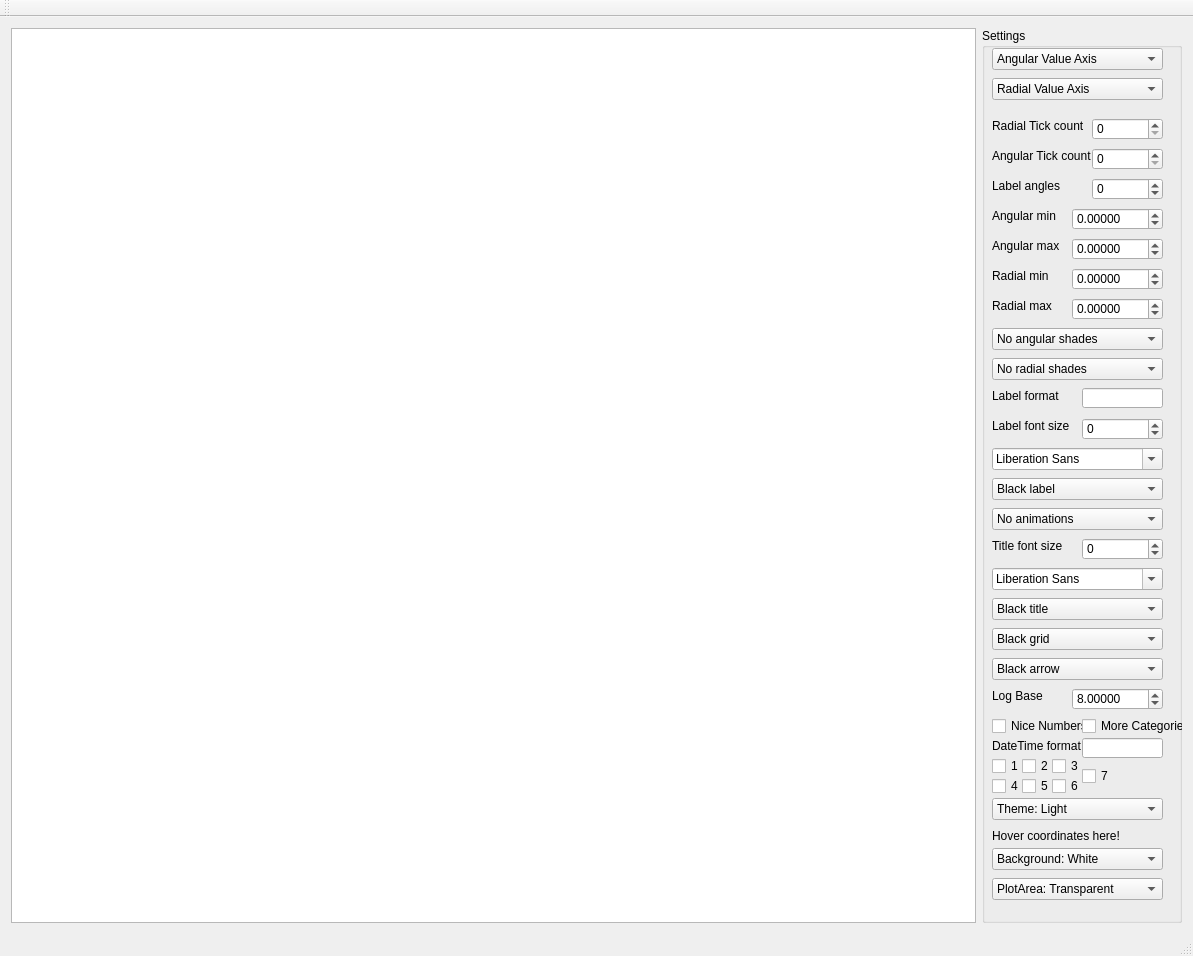
<?xml version="1.0" encoding="UTF-8"?>
<ui version="4.0">
 <class>MainWindow</class>
 <widget class="QMainWindow" name="MainWindow">
  <property name="geometry">
   <rect>
    <x>0</x>
    <y>0</y>
    <width>1193</width>
    <height>956</height>
   </rect>
  </property>
  <property name="windowTitle">
   <string>MainWindow</string>
  </property>
  <widget class="QWidget" name="centralWidget">
   <layout class="QHBoxLayout" name="horizontalLayout">
    <item>
     <widget class="ChartView" name="chartView"/>
    </item>
    <item>
     <widget class="QGroupBox" name="settingsBox">
      <property name="sizePolicy">
       <sizepolicy hsizetype="Minimum" vsizetype="Minimum">
        <horstretch>0</horstretch>
        <verstretch>0</verstretch>
       </sizepolicy>
      </property>
      <property name="minimumSize">
       <size>
        <width>200</width>
        <height>0</height>
       </size>
      </property>
      <property name="title">
       <string>Settings</string>
      </property>
      <widget class="QSpinBox" name="radialTicksSpin">
       <property name="geometry">
        <rect>
         <x>110</x>
         <y>90</y>
         <width>71</width>
         <height>22</height>
        </rect>
       </property>
      </widget>
      <widget class="QLabel" name="label">
       <property name="geometry">
        <rect>
         <x>10</x>
         <y>90</y>
         <width>101</width>
         <height>16</height>
        </rect>
       </property>
       <property name="text">
        <string>Radial Tick count</string>
       </property>
      </widget>
      <widget class="QLabel" name="label_2">
       <property name="geometry">
        <rect>
         <x>10</x>
         <y>120</y>
         <width>101</width>
         <height>16</height>
        </rect>
       </property>
       <property name="text">
        <string>Angular Tick count</string>
       </property>
      </widget>
      <widget class="QSpinBox" name="angularTicksSpin">
       <property name="geometry">
        <rect>
         <x>110</x>
         <y>120</y>
         <width>71</width>
         <height>22</height>
        </rect>
       </property>
      </widget>
      <widget class="QSpinBox" name="anglesSpin">
       <property name="geometry">
        <rect>
         <x>110</x>
         <y>150</y>
         <width>71</width>
         <height>22</height>
        </rect>
       </property>
       <property name="minimum">
        <number>-9999</number>
       </property>
       <property name="maximum">
        <number>9999</number>
       </property>
       <property name="singleStep">
        <number>5</number>
       </property>
      </widget>
      <widget class="QLabel" name="label_3">
       <property name="geometry">
        <rect>
         <x>10</x>
         <y>150</y>
         <width>101</width>
         <height>16</height>
        </rect>
       </property>
       <property name="text">
        <string>Label angles</string>
       </property>
      </widget>
      <widget class="QLabel" name="label_4">
       <property name="geometry">
        <rect>
         <x>10</x>
         <y>180</y>
         <width>101</width>
         <height>16</height>
        </rect>
       </property>
       <property name="text">
        <string>Angular min</string>
       </property>
      </widget>
      <widget class="QLabel" name="label_5">
       <property name="geometry">
        <rect>
         <x>10</x>
         <y>210</y>
         <width>101</width>
         <height>16</height>
        </rect>
       </property>
       <property name="text">
        <string>Angular max</string>
       </property>
      </widget>
      <widget class="QDoubleSpinBox" name="angularMinSpin">
       <property name="geometry">
        <rect>
         <x>90</x>
         <y>180</y>
         <width>91</width>
         <height>22</height>
        </rect>
       </property>
       <property name="decimals">
        <number>5</number>
       </property>
       <property name="minimum">
        <double>-999999999.000000000000000</double>
       </property>
       <property name="maximum">
        <double>999999999.000000000000000</double>
       </property>
       <property name="singleStep">
        <double>10.000000000000000</double>
       </property>
      </widget>
      <widget class="QDoubleSpinBox" name="angularMaxSpin">
       <property name="geometry">
        <rect>
         <x>90</x>
         <y>210</y>
         <width>91</width>
         <height>22</height>
        </rect>
       </property>
       <property name="decimals">
        <number>5</number>
       </property>
       <property name="minimum">
        <double>-999999999.000000000000000</double>
       </property>
       <property name="maximum">
        <double>999999999.000000000000000</double>
       </property>
       <property name="singleStep">
        <double>10.000000000000000</double>
       </property>
      </widget>
      <widget class="QDoubleSpinBox" name="radialMaxSpin">
       <property name="geometry">
        <rect>
         <x>90</x>
         <y>270</y>
         <width>91</width>
         <height>22</height>
        </rect>
       </property>
       <property name="decimals">
        <number>5</number>
       </property>
       <property name="minimum">
        <double>-999999999.000000000000000</double>
       </property>
       <property name="maximum">
        <double>999999999.000000000000000</double>
       </property>
       <property name="singleStep">
        <double>10.000000000000000</double>
       </property>
      </widget>
      <widget class="QDoubleSpinBox" name="radialMinSpin">
       <property name="geometry">
        <rect>
         <x>90</x>
         <y>240</y>
         <width>91</width>
         <height>22</height>
        </rect>
       </property>
       <property name="decimals">
        <number>5</number>
       </property>
       <property name="minimum">
        <double>-999999999.000000000000000</double>
       </property>
       <property name="maximum">
        <double>999999999.000000000000000</double>
       </property>
       <property name="singleStep">
        <double>10.000000000000000</double>
       </property>
      </widget>
      <widget class="QLabel" name="label_11">
       <property name="geometry">
        <rect>
         <x>10</x>
         <y>270</y>
         <width>101</width>
         <height>16</height>
        </rect>
       </property>
       <property name="text">
        <string>Radial max</string>
       </property>
      </widget>
      <widget class="QLabel" name="label_12">
       <property name="geometry">
        <rect>
         <x>10</x>
         <y>240</y>
         <width>101</width>
         <height>16</height>
        </rect>
       </property>
       <property name="text">
        <string>Radial min</string>
       </property>
      </widget>
      <widget class="QComboBox" name="angularShadesComboBox">
       <property name="geometry">
        <rect>
         <x>10</x>
         <y>300</y>
         <width>171</width>
         <height>22</height>
        </rect>
       </property>
       <item>
        <property name="text">
         <string>No angular shades</string>
        </property>
       </item>
       <item>
        <property name="text">
         <string>Gray angular shades</string>
        </property>
       </item>
       <item>
        <property name="text">
         <string>Yellow ang. shades + custom pen</string>
        </property>
       </item>
      </widget>
      <widget class="QComboBox" name="radialShadesComboBox">
       <property name="geometry">
        <rect>
         <x>10</x>
         <y>330</y>
         <width>171</width>
         <height>22</height>
        </rect>
       </property>
       <item>
        <property name="text">
         <string>No radial shades</string>
        </property>
       </item>
       <item>
        <property name="text">
         <string>Green radial shades</string>
        </property>
       </item>
       <item>
        <property name="text">
         <string>Blue rad. shades + custom pen</string>
        </property>
       </item>
      </widget>
      <widget class="QLabel" name="label_13">
       <property name="geometry">
        <rect>
         <x>10</x>
         <y>360</y>
         <width>101</width>
         <height>16</height>
        </rect>
       </property>
       <property name="text">
        <string>Label format</string>
       </property>
      </widget>
      <widget class="QLineEdit" name="labelFormatEdit">
       <property name="geometry">
        <rect>
         <x>100</x>
         <y>360</y>
         <width>81</width>
         <height>20</height>
        </rect>
       </property>
      </widget>
      <widget class="QLabel" name="label_14">
       <property name="geometry">
        <rect>
         <x>10</x>
         <y>390</y>
         <width>101</width>
         <height>16</height>
        </rect>
       </property>
       <property name="text">
        <string>Label font size</string>
       </property>
      </widget>
      <widget class="QFontComboBox" name="labelFontComboBox">
       <property name="geometry">
        <rect>
         <x>10</x>
         <y>420</y>
         <width>171</width>
         <height>22</height>
        </rect>
       </property>
      </widget>
      <widget class="QSpinBox" name="labelFontSizeSpin">
       <property name="geometry">
        <rect>
         <x>100</x>
         <y>390</y>
         <width>81</width>
         <height>22</height>
        </rect>
       </property>
       <property name="minimum">
        <number>-100000</number>
       </property>
       <property name="maximum">
        <number>100000</number>
       </property>
      </widget>
      <widget class="QComboBox" name="animationsComboBox">
       <property name="geometry">
        <rect>
         <x>10</x>
         <y>480</y>
         <width>171</width>
         <height>22</height>
        </rect>
       </property>
       <item>
        <property name="text">
         <string>No animations</string>
        </property>
       </item>
       <item>
        <property name="text">
         <string>Series animation</string>
        </property>
       </item>
       <item>
        <property name="text">
         <string>Grid animation</string>
        </property>
       </item>
       <item>
        <property name="text">
         <string>All animations</string>
        </property>
       </item>
      </widget>
      <widget class="QComboBox" name="labelComboBox">
       <property name="geometry">
        <rect>
         <x>10</x>
         <y>450</y>
         <width>171</width>
         <height>22</height>
        </rect>
       </property>
       <property name="currentIndex">
        <number>1</number>
       </property>
       <item>
        <property name="text">
         <string>No labels</string>
        </property>
       </item>
       <item>
        <property name="text">
         <string>Black label</string>
        </property>
       </item>
       <item>
        <property name="text">
         <string>White label + blue pen</string>
        </property>
       </item>
      </widget>
      <widget class="QSpinBox" name="titleFontSizeSpin">
       <property name="geometry">
        <rect>
         <x>100</x>
         <y>510</y>
         <width>81</width>
         <height>22</height>
        </rect>
       </property>
       <property name="minimum">
        <number>-100000</number>
       </property>
       <property name="maximum">
        <number>100000</number>
       </property>
      </widget>
      <widget class="QComboBox" name="titleComboBox">
       <property name="geometry">
        <rect>
         <x>10</x>
         <y>570</y>
         <width>171</width>
         <height>22</height>
        </rect>
       </property>
       <property name="sizePolicy">
        <sizepolicy hsizetype="Fixed" vsizetype="Fixed">
         <horstretch>0</horstretch>
         <verstretch>0</verstretch>
        </sizepolicy>
       </property>
       <property name="currentIndex">
        <number>3</number>
       </property>
       <item>
        <property name="text">
         <string>Invisible empty title</string>
        </property>
       </item>
       <item>
        <property name="text">
         <string>Visible empty title</string>
        </property>
       </item>
       <item>
        <property name="text">
         <string>Invisible title</string>
        </property>
       </item>
       <item>
        <property name="text">
         <string>Black title</string>
        </property>
       </item>
       <item>
        <property name="text">
         <string>White title + blue pen</string>
        </property>
       </item>
      </widget>
      <widget class="QFontComboBox" name="titleFontComboBox">
       <property name="geometry">
        <rect>
         <x>10</x>
         <y>540</y>
         <width>171</width>
         <height>22</height>
        </rect>
       </property>
      </widget>
      <widget class="QLabel" name="label_15">
       <property name="geometry">
        <rect>
         <x>10</x>
         <y>510</y>
         <width>101</width>
         <height>16</height>
        </rect>
       </property>
       <property name="text">
        <string>Title font size</string>
       </property>
      </widget>
      <widget class="QComboBox" name="gridComboBox">
       <property name="geometry">
        <rect>
         <x>10</x>
         <y>600</y>
         <width>171</width>
         <height>22</height>
        </rect>
       </property>
       <property name="sizePolicy">
        <sizepolicy hsizetype="Fixed" vsizetype="Fixed">
         <horstretch>0</horstretch>
         <verstretch>0</verstretch>
        </sizepolicy>
       </property>
       <property name="currentIndex">
        <number>1</number>
       </property>
       <item>
        <property name="text">
         <string>Invisible grid</string>
        </property>
       </item>
       <item>
        <property name="text">
         <string>Black grid</string>
        </property>
       </item>
       <item>
        <property name="text">
         <string>Custom grid pen</string>
        </property>
       </item>
      </widget>
      <widget class="QComboBox" name="arrowComboBox">
       <property name="geometry">
        <rect>
         <x>10</x>
         <y>630</y>
         <width>171</width>
         <height>22</height>
        </rect>
       </property>
       <property name="sizePolicy">
        <sizepolicy hsizetype="Fixed" vsizetype="Fixed">
         <horstretch>0</horstretch>
         <verstretch>0</verstretch>
        </sizepolicy>
       </property>
       <property name="currentIndex">
        <number>1</number>
       </property>
       <item>
        <property name="text">
         <string>Invisible arrow</string>
        </property>
       </item>
       <item>
        <property name="text">
         <string>Black arrow</string>
        </property>
       </item>
       <item>
        <property name="text">
         <string>Custom arrow pen</string>
        </property>
       </item>
      </widget>
      <widget class="QComboBox" name="angularAxisComboBox">
       <property name="geometry">
        <rect>
         <x>10</x>
         <y>20</y>
         <width>171</width>
         <height>22</height>
        </rect>
       </property>
       <property name="currentIndex">
        <number>1</number>
       </property>
       <item>
        <property name="text">
         <string>No Angular Axis</string>
        </property>
       </item>
       <item>
        <property name="text">
         <string>Angular Value Axis</string>
        </property>
       </item>
       <item>
        <property name="text">
         <string>Angular Log Axis</string>
        </property>
       </item>
       <item>
        <property name="text">
         <string>Angular DateTime Axis</string>
        </property>
       </item>
       <item>
        <property name="text">
         <string>Angular Category Axis</string>
        </property>
       </item>
      </widget>
      <widget class="QComboBox" name="radialAxisComboBox">
       <property name="geometry">
        <rect>
         <x>10</x>
         <y>50</y>
         <width>171</width>
         <height>22</height>
        </rect>
       </property>
       <property name="currentIndex">
        <number>1</number>
       </property>
       <item>
        <property name="text">
         <string>No Radial Axis</string>
        </property>
       </item>
       <item>
        <property name="text">
         <string>Radial Value Axis</string>
        </property>
       </item>
       <item>
        <property name="text">
         <string>Radial Log Axis</string>
        </property>
       </item>
       <item>
        <property name="text">
         <string>Radial DateTime Axis</string>
        </property>
       </item>
       <item>
        <property name="text">
         <string>Radial Category Axis</string>
        </property>
       </item>
      </widget>
      <widget class="QLabel" name="label_16">
       <property name="geometry">
        <rect>
         <x>10</x>
         <y>660</y>
         <width>101</width>
         <height>16</height>
        </rect>
       </property>
       <property name="text">
        <string>Log Base</string>
       </property>
      </widget>
      <widget class="QDoubleSpinBox" name="logBaseSpin">
       <property name="geometry">
        <rect>
         <x>90</x>
         <y>660</y>
         <width>91</width>
         <height>22</height>
        </rect>
       </property>
       <property name="decimals">
        <number>5</number>
       </property>
       <property name="minimum">
        <double>-999999999.000000000000000</double>
       </property>
       <property name="maximum">
        <double>999999999.000000000000000</double>
       </property>
       <property name="value">
        <double>8.000000000000000</double>
       </property>
      </widget>
      <widget class="QCheckBox" name="niceNumbersCheckBox">
       <property name="geometry">
        <rect>
         <x>10</x>
         <y>690</y>
         <width>91</width>
         <height>16</height>
        </rect>
       </property>
       <property name="text">
        <string>Nice Numbers</string>
       </property>
      </widget>
      <widget class="QLineEdit" name="dateFormatEdit">
       <property name="geometry">
        <rect>
         <x>100</x>
         <y>710</y>
         <width>81</width>
         <height>20</height>
        </rect>
       </property>
      </widget>
      <widget class="QLabel" name="label_17">
       <property name="geometry">
        <rect>
         <x>10</x>
         <y>710</y>
         <width>101</width>
         <height>16</height>
        </rect>
       </property>
       <property name="text">
        <string>DateTime format</string>
       </property>
      </widget>
      <widget class="QCheckBox" name="moreCategoriesCheckBox">
       <property name="geometry">
        <rect>
         <x>100</x>
         <y>690</y>
         <width>141</width>
         <height>16</height>
        </rect>
       </property>
       <property name="text">
        <string>More Categories</string>
       </property>
      </widget>
      <widget class="QCheckBox" name="series1checkBox">
       <property name="geometry">
        <rect>
         <x>10</x>
         <y>730</y>
         <width>31</width>
         <height>16</height>
        </rect>
       </property>
       <property name="text">
        <string>1</string>
       </property>
      </widget>
      <widget class="QCheckBox" name="series2checkBox">
       <property name="geometry">
        <rect>
         <x>40</x>
         <y>730</y>
         <width>31</width>
         <height>16</height>
        </rect>
       </property>
       <property name="text">
        <string>2</string>
       </property>
      </widget>
      <widget class="QCheckBox" name="series3checkBox">
       <property name="geometry">
        <rect>
         <x>70</x>
         <y>730</y>
         <width>31</width>
         <height>16</height>
        </rect>
       </property>
       <property name="text">
        <string>3</string>
       </property>
      </widget>
      <widget class="QCheckBox" name="series4checkBox">
       <property name="geometry">
        <rect>
         <x>10</x>
         <y>750</y>
         <width>31</width>
         <height>16</height>
        </rect>
       </property>
       <property name="text">
        <string>4</string>
       </property>
      </widget>
      <widget class="QCheckBox" name="series5checkBox">
       <property name="geometry">
        <rect>
         <x>40</x>
         <y>750</y>
         <width>31</width>
         <height>16</height>
        </rect>
       </property>
       <property name="text">
        <string>5</string>
       </property>
      </widget>
      <widget class="QCheckBox" name="series6checkBox">
       <property name="geometry">
        <rect>
         <x>70</x>
         <y>750</y>
         <width>31</width>
         <height>16</height>
        </rect>
       </property>
       <property name="text">
        <string>6</string>
       </property>
      </widget>
      <widget class="QCheckBox" name="series7checkBox">
       <property name="geometry">
        <rect>
         <x>100</x>
         <y>740</y>
         <width>31</width>
         <height>16</height>
        </rect>
       </property>
       <property name="text">
        <string>7</string>
       </property>
      </widget>
      <widget class="QComboBox" name="themeComboBox">
       <property name="geometry">
        <rect>
         <x>10</x>
         <y>770</y>
         <width>171</width>
         <height>22</height>
        </rect>
       </property>
       <property name="sizePolicy">
        <sizepolicy hsizetype="Fixed" vsizetype="Fixed">
         <horstretch>0</horstretch>
         <verstretch>0</verstretch>
        </sizepolicy>
       </property>
       <property name="currentIndex">
        <number>0</number>
       </property>
       <item>
        <property name="text">
         <string>Theme: Light</string>
        </property>
       </item>
       <item>
        <property name="text">
         <string>Theme: Blue Cerulean</string>
        </property>
       </item>
       <item>
        <property name="text">
         <string>Theme: Dark</string>
        </property>
       </item>
       <item>
        <property name="text">
         <string>Theme: Brown Sand</string>
        </property>
       </item>
       <item>
        <property name="text">
         <string>Theme: Blue Ncs</string>
        </property>
       </item>
       <item>
        <property name="text">
         <string>Theme: High Contrast</string>
        </property>
       </item>
       <item>
        <property name="text">
         <string>Theme: Blue Icy</string>
        </property>
       </item>
       <item>
        <property name="text">
         <string>Theme: Qt</string>
        </property>
       </item>
      </widget>
      <widget class="QLabel" name="hoverLabel">
       <property name="geometry">
        <rect>
         <x>10</x>
         <y>800</y>
         <width>171</width>
         <height>16</height>
        </rect>
       </property>
       <property name="text">
        <string>Hover coordinates here!</string>
       </property>
      </widget>
      <widget class="QComboBox" name="backgroundComboBox">
       <property name="geometry">
        <rect>
         <x>10</x>
         <y>820</y>
         <width>171</width>
         <height>22</height>
        </rect>
       </property>
       <property name="sizePolicy">
        <sizepolicy hsizetype="Fixed" vsizetype="Fixed">
         <horstretch>0</horstretch>
         <verstretch>0</verstretch>
        </sizepolicy>
       </property>
       <property name="currentIndex">
        <number>0</number>
       </property>
       <item>
        <property name="text">
         <string>Background: White</string>
        </property>
       </item>
       <item>
        <property name="text">
         <string>Background: Blue</string>
        </property>
       </item>
       <item>
        <property name="text">
         <string>Background:  Yellow + Black Border</string>
        </property>
       </item>
      </widget>
      <widget class="QComboBox" name="plotAreaComboBox">
       <property name="geometry">
        <rect>
         <x>10</x>
         <y>850</y>
         <width>171</width>
         <height>22</height>
        </rect>
       </property>
       <property name="sizePolicy">
        <sizepolicy hsizetype="Fixed" vsizetype="Fixed">
         <horstretch>0</horstretch>
         <verstretch>0</verstretch>
        </sizepolicy>
       </property>
       <property name="currentIndex">
        <number>0</number>
       </property>
       <item>
        <property name="text">
         <string>PlotArea: Transparent</string>
        </property>
       </item>
       <item>
        <property name="text">
         <string>PlotArea: Magenta</string>
        </property>
       </item>
       <item>
        <property name="text">
         <string>PlotArea: Gray + Red Border</string>
        </property>
       </item>
      </widget>
     </widget>
    </item>
   </layout>
  </widget>
  <widget class="QMenuBar" name="menuBar">
   <property name="geometry">
    <rect>
     <x>0</x>
     <y>0</y>
     <width>1193</width>
     <height>21</height>
    </rect>
   </property>
  </widget>
  <widget class="QToolBar" name="mainToolBar">
   <attribute name="toolBarArea">
    <enum>TopToolBarArea</enum>
   </attribute>
   <attribute name="toolBarBreak">
    <bool>false</bool>
   </attribute>
  </widget>
  <widget class="QStatusBar" name="statusBar"/>
 </widget>
 <layoutdefault spacing="6" margin="11"/>
 <customwidgets>
  <customwidget>
   <class>ChartView</class>
   <extends>QGraphicsView</extends>
   <header>chartview.h</header>
  </customwidget>
 </customwidgets>
 <resources/>
 <connections/>
</ui>
